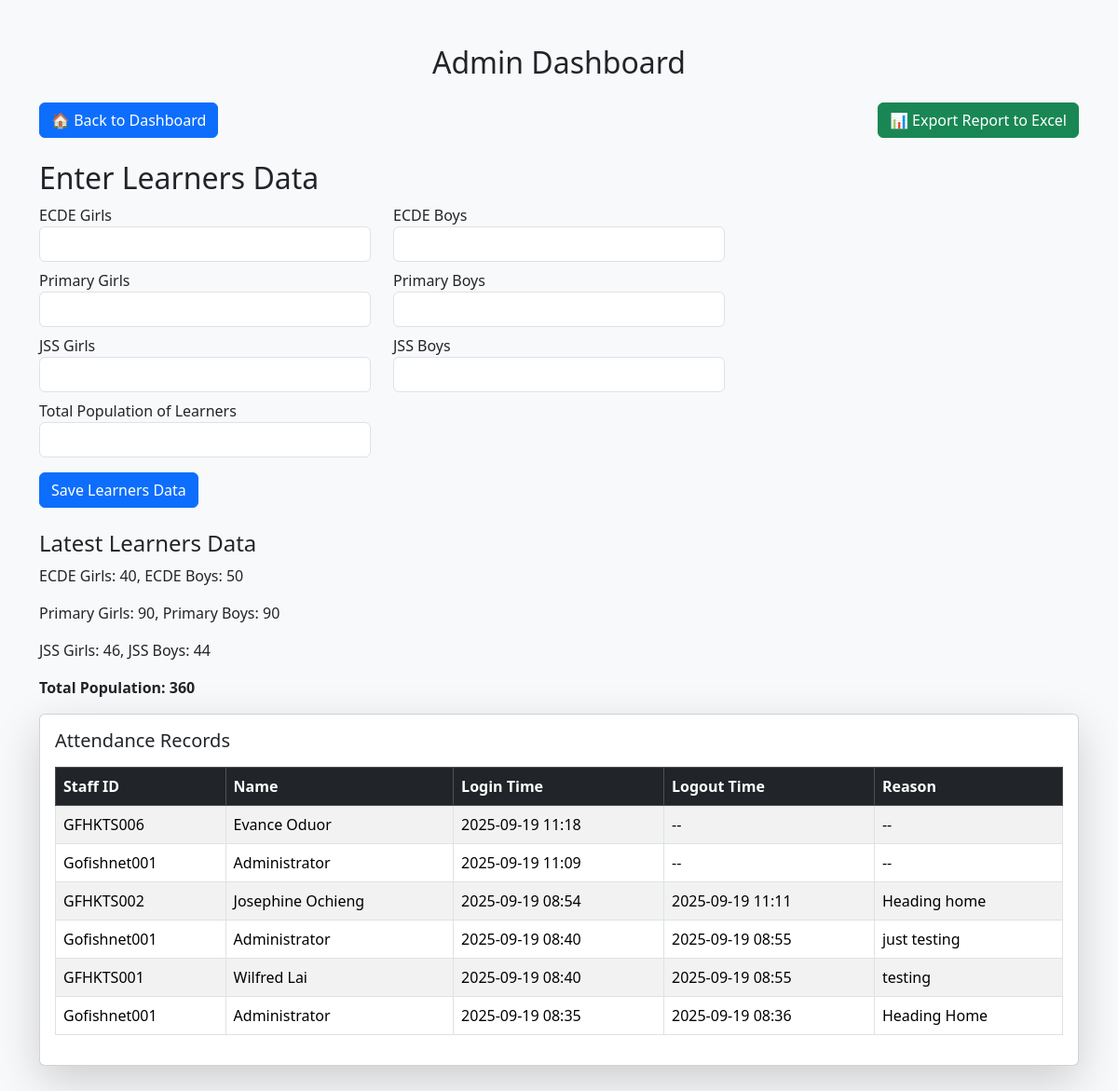
Before: /admin (signed in) with the older database file.
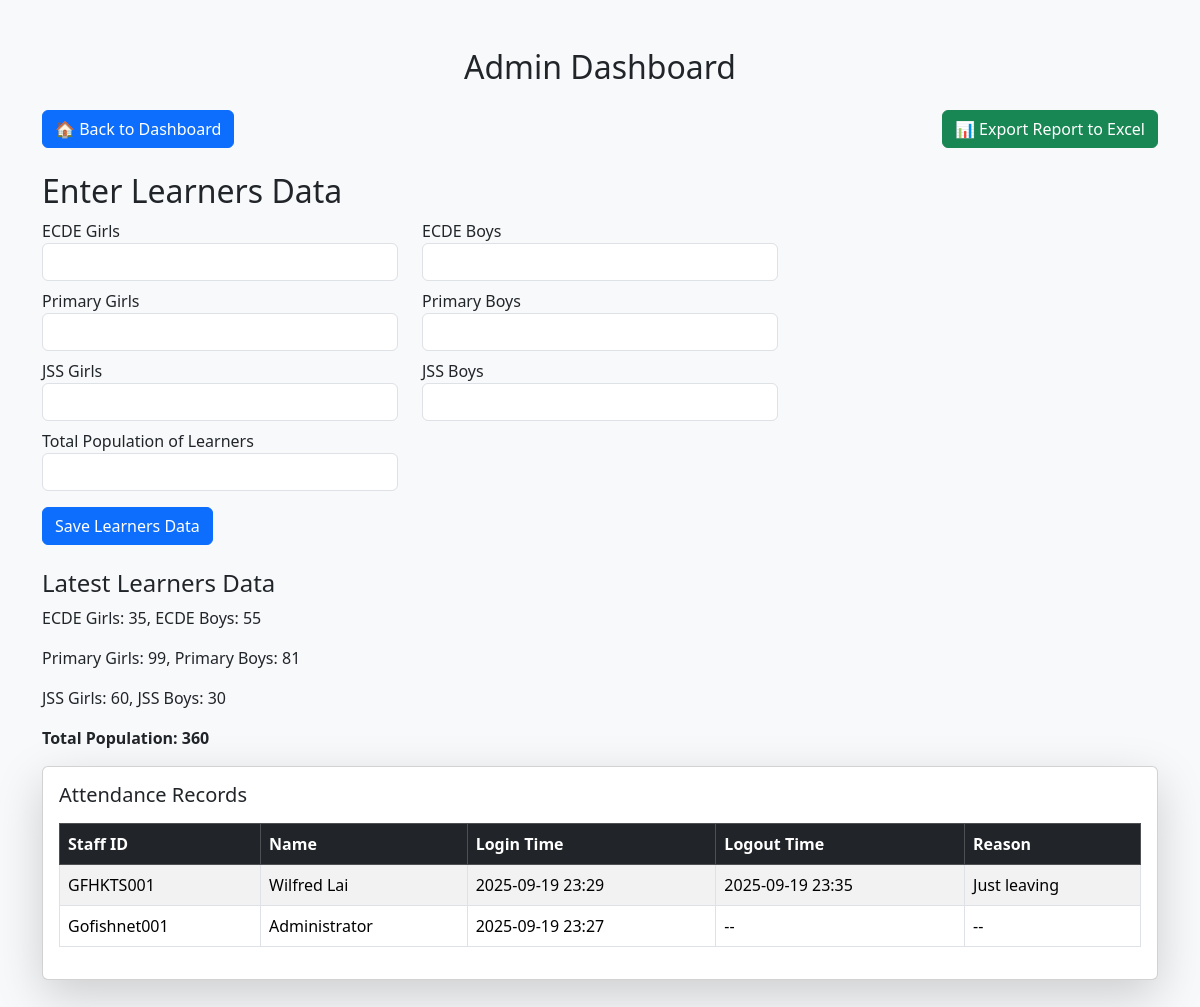
After: the same page with the newer database file.
### models.py (models this page shows)
class Learners(db.Model):
    id = db.Column(db.Integer, primary_key=True)
    ecde_girls = db.Column(db.Integer, nullable=False, default=0)
    ecde_boys = db.Column(db.Integer, nullable=False, default=0)
    primary_girls = db.Column(db.Integer, nullable=False, default=0)
    primary_boys = db.Column(db.Integer, nullable=False, default=0)
    jss_girls = db.Column(db.Integer, nullable=False, default=0)
    jss_boys = db.Column(db.Integer, nullable=False, default=0)
    total_population = db.Column(db.Integer, nullable=False, default=0)
    created_at = db.Column(db.DateTime, default=datetime.utcnow)

class Attendance(db.Model):
    id = db.Column(db.Integer, primary_key=True)
    staff_id = db.Column(db.String(50), db.ForeignKey('staff.staff_id'))
    staff = db.relationship('Staff', backref='attendances', lazy=True)
    login_time = db.Column(db.DateTime, default=datetime.utcnow)
    logout_time = db.Column(db.DateTime)
    logout_reason = db.Column(db.String(200))

class Staff(db.Model):
    id = db.Column(db.Integer, primary_key=True)
    staff_id = db.Column(db.String(50), unique=True, nullable=False)
    name = db.Column(db.String(100), nullable=False)
    email = db.Column(db.String(120))  # optional initially
    password = db.Column(db.String(100), default='123456')  # initial password
    is_class_teacher = db.Column(db.Boolean, default=False)
    grade_assigned = db.Column(db.String(50))
    subjects = db.Column(db.String(200))
    syllabus_coverage = db.Column(db.Text)
    is_admin = db.Column(db.Boolean, default=False)  # admin column

### app.py (the view, shortened to what this page needs)
@app.route('/admin', methods=['GET', 'POST'])
def admin_dashboard():
    if 'staff_id' not in session:
        flash('Please login first.', 'danger')
        return redirect(url_for('login'))
    staff = Staff.query.filter_by(staff_id=session['staff_id']).first()
    if not staff or not staff.is_admin:
        flash('Access denied.', 'danger')
        return redirect(url_for('dashboard'))
    records = Attendance.query.order_by(Attendance.login_time.desc()).all()
    summary = summarize_early_departures()
    form = LearnersDataForm()
    latest_learners = Learners.query.order_by(Learners.created_at.desc()).first()
    return render_template(
        'admin.html',
        records=records,
        summary=summary,
        form=form,
        learners=latest_learners
    )

### forms.py
class LearnersDataForm(FlaskForm):
    ecde_girls = IntegerField('ECDE Girls', validators=[DataRequired(), NumberRange(min=0)])
    ecde_boys = IntegerField('ECDE Boys', validators=[DataRequired(), NumberRange(min=0)])
    primary_girls = IntegerField('Primary Girls', validators=[DataRequired(), NumberRange(min=0)])
    primary_boys = IntegerField('Primary Boys', validators=[DataRequired(), NumberRange(min=0)])
    jss_girls = IntegerField('JSS Girls', validators=[DataRequired(), NumberRange(min=0)])
    jss_boys = IntegerField('JSS Boys', validators=[DataRequired(), NumberRange(min=0)])
    total_population = IntegerField('Total Population of Learners', validators=[DataRequired(), NumberRange(min=0)])
    submit = SubmitField('Save Learners Data')

### app.py (called while the page is built)
def summarize_early_departures():
    records = Attendance.query.order_by(Attendance.login_time.desc()).all()
    cutoff = time(16, 30)  # 4:30pm
    summary = collections.Counter()
    for rec in records:
        if rec.logout_time:
            try:
                if rec.logout_time.weekday() < 5:  # Mon-Fri only
                    if rec.logout_time.time() < cutoff:
                        summary[rec.staff_id] += 1
            except Exception:
                continue
    return summary

### templates/admin.html (shortened to what this page needs)
<!doctype html>
<html lang="en">
<head>
    <link href="https://cdn.jsdelivr.net/npm/bootstrap@5.3.2/dist/css/bootstrap.min.css" rel="stylesheet">
</head>
<body class="bg-light">
<div class="container py-5">
    <h2 class="mb-4 text-center">Admin Dashboard</h2>
<div class="mb-3 d-flex justify-content-between">
    <a href="{{ url_for('dashboard') }}" class="btn btn-primary">
        🏠 Back to Dashboard
    </a>
    <a href="{{ url_for('export_reports') }}" class="btn btn-success">
        📊 Export Report to Excel
    </a>
</div>
<h2 class="mt-4">Enter Learners Data</h2>
<form method="POST">
    <div class="row">
        <div class="col-md-4">{{ form.ecde_girls.label }} {{ form.ecde_girls(class="form-control") }}</div>
        <div class="col-md-4">{{ form.ecde_boys.label }} {{ form.ecde_boys(class="form-control") }}</div>
    </div>
    <div class="row mt-2">
        <div class="col-md-4">{{ form.primary_girls.label }} {{ form.primary_girls(class="form-control") }}</div>
        <div class="col-md-4">{{ form.primary_boys.label }} {{ form.primary_boys(class="form-control") }}</div>
    </div>
    <div class="row mt-2">
        <div class="col-md-4">{{ form.jss_girls.label }} {{ form.jss_girls(class="form-control") }}</div>
        <div class="col-md-4">{{ form.jss_boys.label }} {{ form.jss_boys(class="form-control") }}</div>
    </div>
    <div class="row mt-2">
        <div class="col-md-4">{{ form.total_population.label }} {{ form.total_population(class="form-control") }}</div>
    </div>
    <button type="submit" class="btn btn-primary mt-3">Save Learners Data</button>
</form>
{% if learners %}
<div class="mt-4">
    <h4>Latest Learners Data</h4>
    <p>ECDE Girls: {{ learners.ecde_girls }}, ECDE Boys: {{ learners.ecde_boys }}</p>
    <p>Primary Girls: {{ learners.primary_girls }}, Primary Boys: {{ learners.primary_boys }}</p>
    <p>JSS Girls: {{ learners.jss_girls }}, JSS Boys: {{ learners.jss_boys }}</p>
    <p><b>Total Population: {{ learners.total_population }}</b></p>
</div>
{% endif %}
    <div class="card shadow-lg">
        <div class="card-body">
            <h5 class="card-title mb-3">Attendance Records</h5>
            <div class="table-responsive">
                <table class="table table-bordered table-striped align-middle">
                    <thead class="table-dark">
                        <tr>
                            <th>Staff ID</th>
                            <th>Name</th>
                            <th>Login Time</th>
                            <th>Logout Time</th>
                            <th>Reason</th>
                        </tr>
                    </thead>
                    <tbody>
                        {% for record in records %}
                        <tr>
                            <td>{{ record.staff_id }}</td>
                            <td>{{ record.staff.name }}</td>
                            <td>{{ record.login_time.strftime('%Y-%m-%d %H:%M') }}</td>
                            <td>{% if record.logout_time %}{{ record.logout_time.strftime('%Y-%m-%d %H:%M') }}{% else %}--{% endif %}</td>
                            <td>{{ record.logout_reason or '--' }}</td>
                        </tr>
                        {% endfor %}
                    </tbody>
                </table>
            </div>
        </div>
    </div>
</div>
</body>
</html>

Changed rows visible on the page:
removed Attendance: staff_id "GFHKTS006", staff.name "Evance Oduor", login_time "2025-09-19 11:18", logout_reason "--"
removed Attendance: staff_id "Gofishnet001", staff.name "Administrator", login_time "2025-09-19 11:09", logout_reason "--"
removed Attendance: staff_id "GFHKTS002", staff.name "Josephine Ochieng", login_time "2025-09-19 08:54", logout_time "2025-09-19 11:11", logout_reason "Heading home"
removed Attendance: staff_id "Gofishnet001", staff.name "Administrator", login_time "2025-09-19 08:40", logout_time "2025-09-19 08:55", logout_reason "just testing"
changed Learners: ecde_girls "40" → "35"; ecde_boys "50" → "55"; primary_girls "90" → "99"; primary_boys "90" → "81"; jss_girls "46" → "60"; jss_boys "44" → "30"
changed Attendance "GFHKTS001": login_time "2025-09-19 08:40" → "2025-09-19 23:29"; logout_time "2025-09-19 08:55" → "2025-09-19 23:35"; logout_reason "testing" → "Just leaving"
changed Attendance "Gofishnet001": login_time "2025-09-19 08:35" → "2025-09-19 23:27"; logout_reason "Heading Home" → "--"; logout_time "2025-09-19 08:36" → (not shown); now shows "--"
